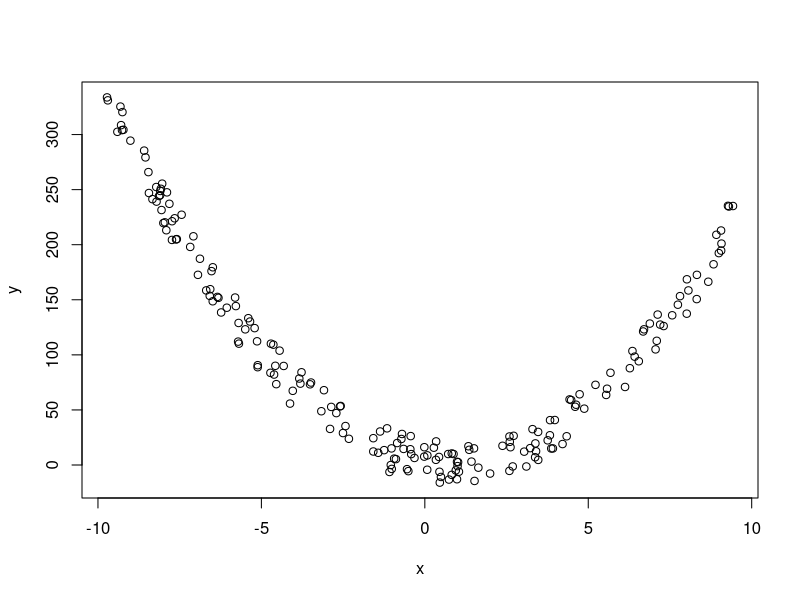

Generate this figure with R: (Note: this script raises an error after producing the figure.)
x= runif(200,min = -10,max=10)
y=3*x^2-5*x+4 
y = y+runif(200,min=-20,max=20) # adding background noise
plot(x,y)

A=cbind(x^2,x,1)
inv(t(A)%*%A)%*%(t(A)%*%y)

curve(2.977819*x^2-4.894618*x+4.379622, add=TRUE,col="red")
